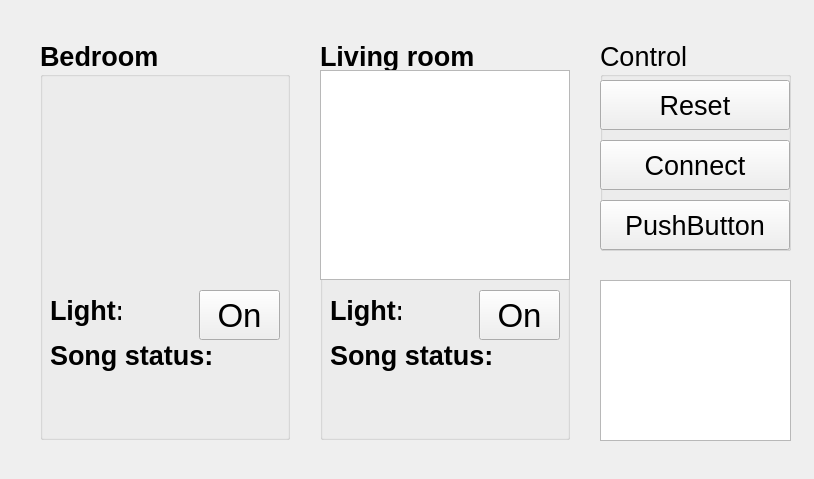
<?xml version="1.0" encoding="UTF-8"?>
<ui version="4.0">
 <class>Form</class>
 <widget class="QWidget" name="Form">
  <property name="geometry">
   <rect>
    <x>0</x>
    <y>0</y>
    <width>814</width>
    <height>479</height>
   </rect>
  </property>
  <property name="sizePolicy">
   <sizepolicy hsizetype="Minimum" vsizetype="Preferred">
    <horstretch>0</horstretch>
    <verstretch>0</verstretch>
   </sizepolicy>
  </property>
  <property name="windowTitle">
   <string>Form</string>
  </property>
  <widget class="QGroupBox" name="groupBox_3">
   <property name="geometry">
    <rect>
     <x>600</x>
     <y>40</y>
     <width>191</width>
     <height>211</height>
    </rect>
   </property>
   <property name="font">
    <font>
     <pointsize>20</pointsize>
    </font>
   </property>
   <property name="title">
    <string>Control </string>
   </property>
   <widget class="QPushButton" name="pushButton_3">
    <property name="geometry">
     <rect>
      <x>0</x>
      <y>40</y>
      <width>190</width>
      <height>50</height>
     </rect>
    </property>
    <property name="font">
     <font>
      <pointsize>20</pointsize>
     </font>
    </property>
    <property name="text">
     <string>Reset</string>
    </property>
   </widget>
   <widget class="QPushButton" name="pushButton_4">
    <property name="geometry">
     <rect>
      <x>0</x>
      <y>100</y>
      <width>190</width>
      <height>50</height>
     </rect>
    </property>
    <property name="font">
     <font>
      <pointsize>20</pointsize>
     </font>
    </property>
    <property name="text">
     <string>Connect</string>
    </property>
   </widget>
   <widget class="QPushButton" name="pushButton_5">
    <property name="geometry">
     <rect>
      <x>0</x>
      <y>160</y>
      <width>190</width>
      <height>50</height>
     </rect>
    </property>
    <property name="text">
     <string>PushButton</string>
    </property>
   </widget>
  </widget>
  <widget class="QGroupBox" name="groupBox_2">
   <property name="geometry">
    <rect>
     <x>320</x>
     <y>40</y>
     <width>250</width>
     <height>400</height>
    </rect>
   </property>
   <property name="font">
    <font>
     <pointsize>20</pointsize>
     <weight>75</weight>
     <bold>true</bold>
    </font>
   </property>
   <property name="title">
    <string>Living room</string>
   </property>
   <widget class="QLabel" name="label_3">
    <property name="geometry">
     <rect>
      <x>10</x>
      <y>290</y>
      <width>190</width>
      <height>51</height>
     </rect>
    </property>
    <property name="font">
     <font>
      <pointsize>20</pointsize>
      <weight>75</weight>
      <bold>true</bold>
     </font>
    </property>
    <property name="text">
     <string>Song status:</string>
    </property>
   </widget>
   <widget class="QPushButton" name="pushButton_2">
    <property name="geometry">
     <rect>
      <x>159</x>
      <y>250</y>
      <width>81</width>
      <height>50</height>
     </rect>
    </property>
    <property name="font">
     <font>
      <pointsize>25</pointsize>
      <weight>50</weight>
      <bold>false</bold>
     </font>
    </property>
    <property name="text">
     <string>On</string>
    </property>
   </widget>
   <widget class="QLabel" name="label_4">
    <property name="geometry">
     <rect>
      <x>10</x>
      <y>250</y>
      <width>71</width>
      <height>41</height>
     </rect>
    </property>
    <property name="font">
     <font>
      <pointsize>20</pointsize>
      <weight>75</weight>
      <bold>true</bold>
     </font>
    </property>
    <property name="text">
     <string>Light:</string>
    </property>
   </widget>
   <widget class="QGraphicsView" name="graphicsView_2">
    <property name="geometry">
     <rect>
      <x>0</x>
      <y>30</y>
      <width>250</width>
      <height>210</height>
     </rect>
    </property>
   </widget>
   <widget class="QLabel" name="label_6">
    <property name="geometry">
     <rect>
      <x>0</x>
      <y>30</y>
      <width>250</width>
      <height>210</height>
     </rect>
    </property>
    <property name="sizePolicy">
     <sizepolicy hsizetype="Preferred" vsizetype="Preferred">
      <horstretch>0</horstretch>
      <verstretch>0</verstretch>
     </sizepolicy>
    </property>
    <property name="baseSize">
     <size>
      <width>0</width>
      <height>0</height>
     </size>
    </property>
    <property name="font">
     <font>
      <pointsize>20</pointsize>
     </font>
    </property>
    <property name="text">
     <string/>
    </property>
    <property name="pixmap">
     <pixmap>diningroom.png</pixmap>
    </property>
    <property name="scaledContents">
     <bool>true</bool>
    </property>
    <property name="alignment">
     <set>Qt::AlignCenter</set>
    </property>
   </widget>
  </widget>
  <widget class="QTextBrowser" name="textBrowser">
   <property name="geometry">
    <rect>
     <x>600</x>
     <y>280</y>
     <width>191</width>
     <height>161</height>
    </rect>
   </property>
  </widget>
  <widget class="QGroupBox" name="groupBox">
   <property name="geometry">
    <rect>
     <x>40</x>
     <y>40</y>
     <width>250</width>
     <height>400</height>
    </rect>
   </property>
   <property name="font">
    <font>
     <pointsize>20</pointsize>
     <weight>75</weight>
     <bold>true</bold>
    </font>
   </property>
   <property name="title">
    <string>Bedroom</string>
   </property>
   <widget class="QLabel" name="label">
    <property name="geometry">
     <rect>
      <x>10</x>
      <y>290</y>
      <width>190</width>
      <height>51</height>
     </rect>
    </property>
    <property name="font">
     <font>
      <pointsize>20</pointsize>
      <weight>75</weight>
      <bold>true</bold>
     </font>
    </property>
    <property name="text">
     <string>Song status:</string>
    </property>
   </widget>
   <widget class="QPushButton" name="pushButton">
    <property name="geometry">
     <rect>
      <x>159</x>
      <y>250</y>
      <width>81</width>
      <height>50</height>
     </rect>
    </property>
    <property name="font">
     <font>
      <pointsize>25</pointsize>
      <weight>50</weight>
      <bold>false</bold>
     </font>
    </property>
    <property name="text">
     <string>On</string>
    </property>
   </widget>
   <widget class="QLabel" name="label_2">
    <property name="geometry">
     <rect>
      <x>10</x>
      <y>250</y>
      <width>71</width>
      <height>41</height>
     </rect>
    </property>
    <property name="font">
     <font>
      <pointsize>20</pointsize>
      <weight>75</weight>
      <bold>true</bold>
     </font>
    </property>
    <property name="text">
     <string>Light:</string>
    </property>
   </widget>
   <widget class="QLabel" name="label_5">
    <property name="geometry">
     <rect>
      <x>0</x>
      <y>30</y>
      <width>250</width>
      <height>210</height>
     </rect>
    </property>
    <property name="text">
     <string/>
    </property>
    <property name="pixmap">
     <pixmap>bedroom.png</pixmap>
    </property>
    <property name="scaledContents">
     <bool>true</bool>
    </property>
    <property name="alignment">
     <set>Qt::AlignCenter</set>
    </property>
    <property name="margin">
     <number>0</number>
    </property>
   </widget>
  </widget>
 </widget>
 <resources/>
 <connections/>
</ui>
